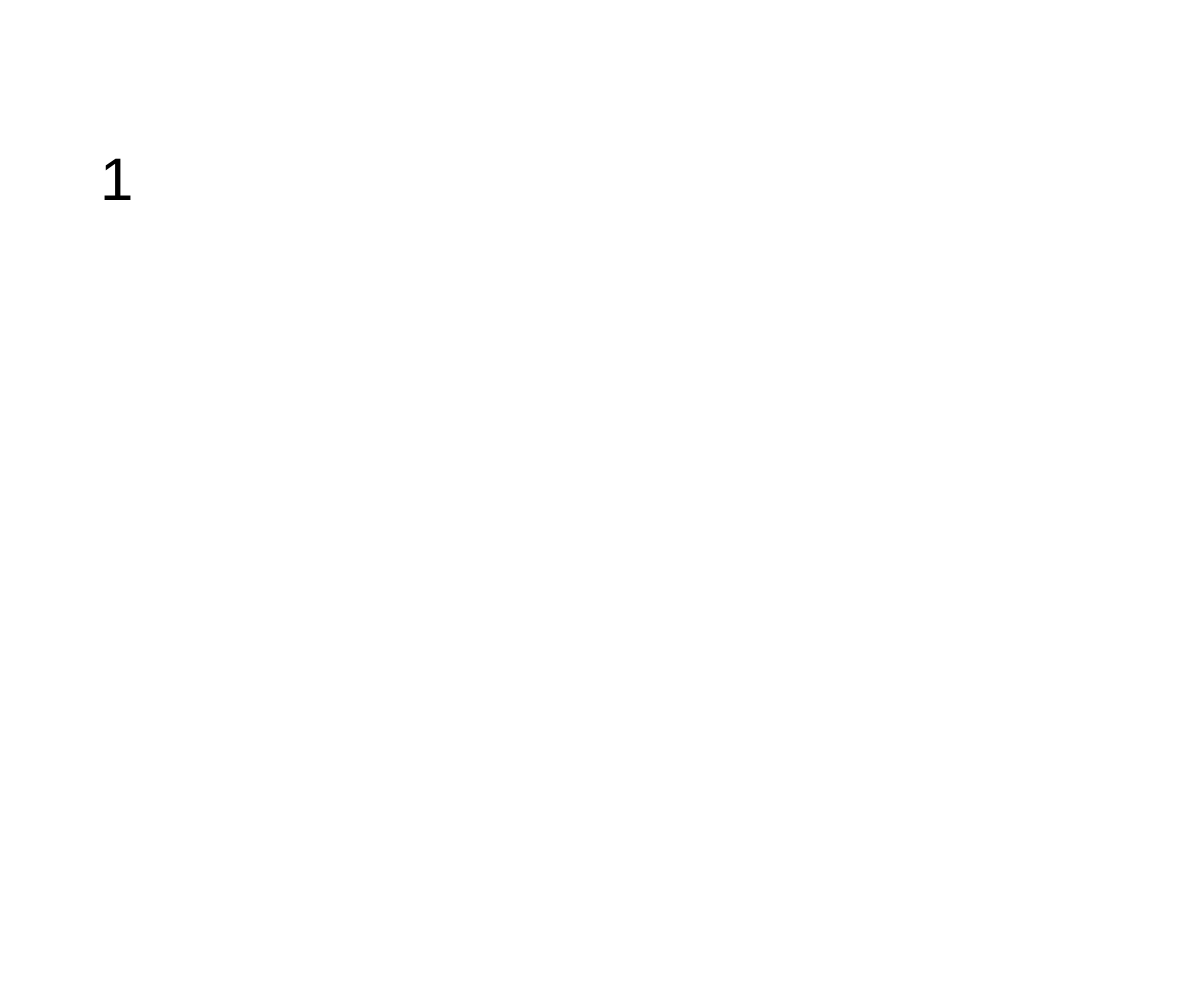
Frame 1 (no input)
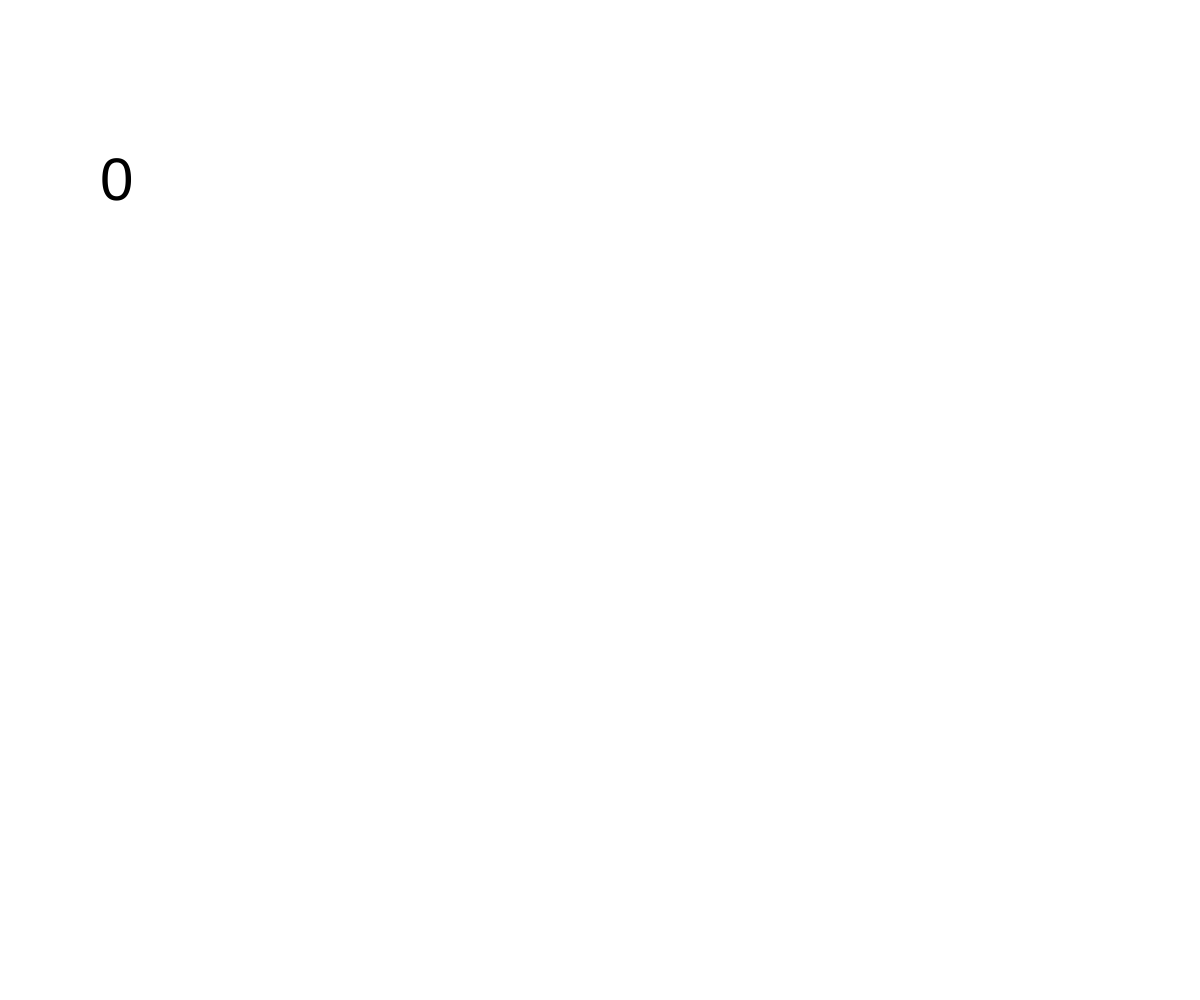
Frame 60 (no input)
Frame 120 (the mouse pressed at the canvas centre since frame 60): identical to frame 1, image omitted

The p5.js sketch that drew these frames (run headless with seeded random() and noise() and a simulated clock; from frame 60 on, the mouse is pressed at the canvas centre):

// p5.js sketch
// ── sketch.js
// Timer demo

let blinkTime;

function setup() {
  createCanvas(windowWidth, windowHeight);
  blinkTime = new Timer(1000);
}

function draw() {
  if (blinkTime.isDone()) {
    background("red");
    blinkTime.setWaitTime(2000);
    blinkTime.reset();
  }
  else {
    background("white");
  }
  blinkTime.display(100, 200, 60);
}

class Timer {
  constructor(howLongToWait) {
    this.howLongToWait = howLongToWait;
    this.beginTime = millis();
    this.endTime = this.beginTime + this.howLongToWait;
  }

  isDone() {
    return millis() >= this.endTime;
  }

  reset() {
    this.beginTime = millis();
    this.endTime = this.beginTime + this.howLongToWait;
  }

  setWaitTime(howLongToWait) {
    this.howLongToWait = howLongToWait;
  }

  display(x, y, size) {
    let remainingSeconds = round((this.endTime - millis())/100) / 10;
    textSize(size);
    text(remainingSeconds, x, y);
  }
}
